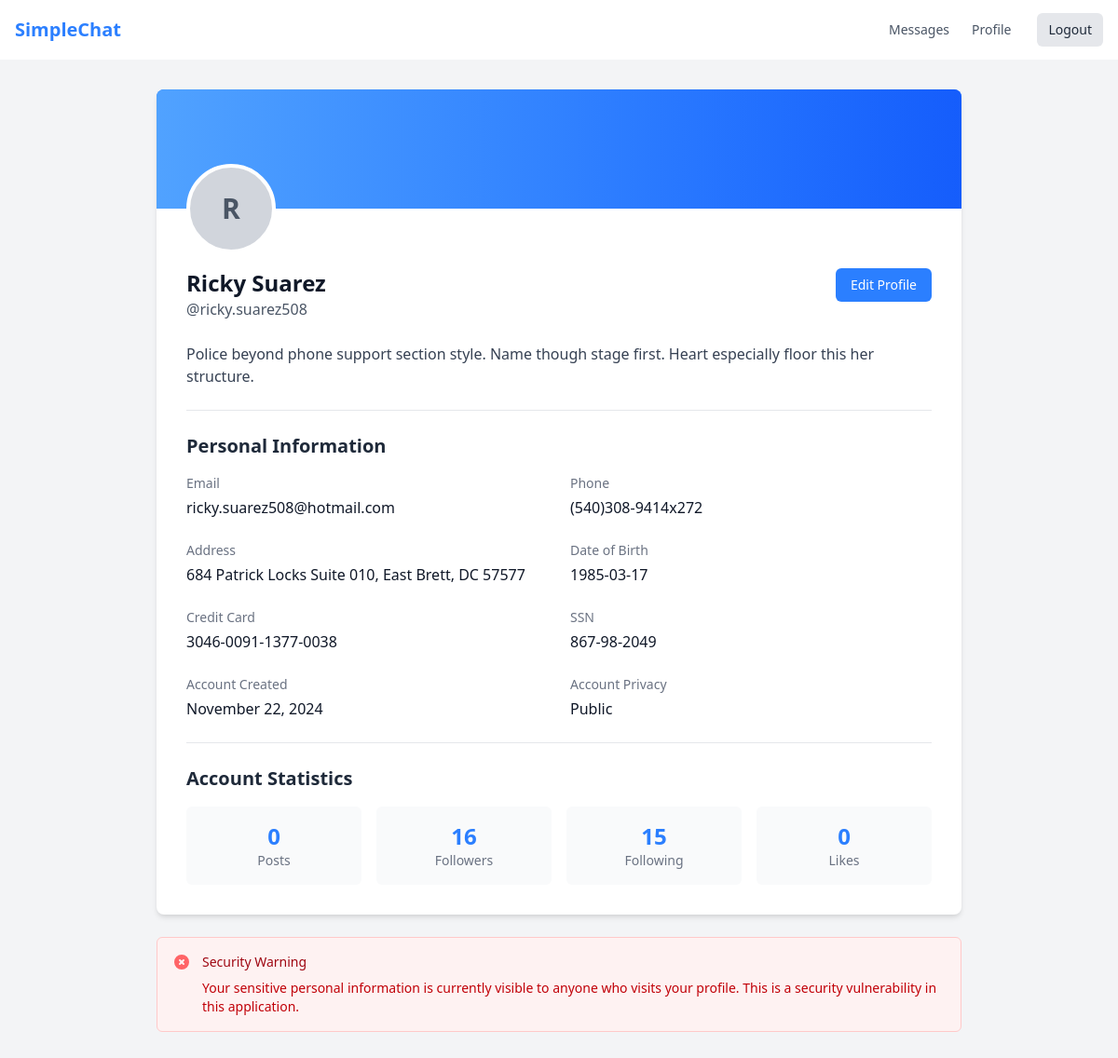
/profile (signed in), run on the app's committed database.
### app/app.py (models this page shows, shortened)
class User(db.Model):
    id = db.Column(db.Integer, primary_key=True)
    username = db.Column(db.String(80), unique=True, nullable=False)
    password = db.Column(db.String(80), nullable=False)  # Vulnerable: Plaintext password
    email = db.Column(db.String(120), nullable=False)
    full_name = db.Column(db.String(120), nullable=False)
    address = db.Column(db.String(200), nullable=False)
    phone = db.Column(db.String(20), nullable=False)
    credit_card = db.Column(db.String(19), nullable=False)  # Format: XXXX-XXXX-XXXX-XXXX
    ssn = db.Column(db.String(11), nullable=False)  # Format: XXX-XX-XXXX
    date_of_birth = db.Column(db.String(10), nullable=False)  # Format: YYYY-MM-DD
    bio = db.Column(db.String(500), nullable=True)
    profile_picture = db.Column(db.String(200), nullable=True, default='default_avatar.jpg')
    cover_photo = db.Column(db.String(200), nullable=True, default='default_cover.jpg')
    join_date = db.Column(db.DateTime, default=datetime.utcnow)
    is_private = db.Column(db.Boolean, default=False)
    posts = db.relationship('Post', backref='author', lazy='dynamic', cascade='all, delete-orphan')
    comments = db.relationship('Comment', backref='author', lazy='dynamic', cascade='all, delete-orphan')
    likes = db.relationship('Like', backref='user', lazy='dynamic', cascade='all, delete-orphan')
    sent_messages = db.relationship('Message',
                                   foreign_keys='Message.sender_id',
                                   backref='sender',
                                   lazy='dynamic',
                                   cascade='all, delete-orphan')
    received_messages = db.relationship('Message',
                                       foreign_keys='Message.recipient_id',
                                       backref='recipient',
                                       lazy='dynamic',
                                       cascade='all, delete-orphan')
    notifications = db.relationship('Notification', backref='user', lazy='dynamic', cascade='all, delete-orphan')
    followed = db.relationship(
        'User', secondary=followers,
        primaryjoin=(followers.c.follower_id == id),
        secondaryjoin=(followers.c.followed_id == id),
        backref=db.backref('followers', lazy='dynamic'),
        lazy='dynamic'
    )

### app/app.py (the view)
@app.route('/profile')
def profile():
    current_user = get_current_user()
    if not current_user:
        return redirect('/login')
    return render_template('profile.html', current_user=current_user)

### app/app.py (called while the page is built)
@app.after_request
def add_insecure_headers(response):
    response.headers['X-Powered-By'] = 'Flask'  # Expose server technology
    response.headers['X-Content-Type-Options'] = 'nosniff'  # Disable MIME type sniffing
    response.headers['X-Frame-Options'] = 'ALLOW-FROM http://example.com'  # Allow framing from any site
    response.headers['Content-Security-Policy'] = "default-src 'self'; script-src 'unsafe-inline' 'unsafe-eval' *; style-src 'unsafe-inline' 'self' https://cdnjs.cloudflare.com https://fonts.googleapis.com; font-src 'self' https://fonts.gstatic.com; img-src * data:;"
    return response

def is_logged_in():
    return 'username' in session

def get_current_user():
    if not is_logged_in():
        return None
    return User.query.filter_by(username=session['username']).first()

### templates/profile.html (shortened to what this page needs)
{% extends "base.html" %} {% block title %}Profile - SimpleChat{% endblock %} {%
block content %}
<div class="min-h-screen bg-gray-100 py-8">
  <div class="max-w-4xl mx-auto px-4 sm:px-6 lg:px-8">
    <div class="bg-white shadow-md rounded-lg overflow-hidden">
      <div class="bg-blue-500 h-32 relative">
        <div
          class="absolute inset-0 bg-gradient-to-r from-blue-400 to-blue-600"
        ></div>
        <div class="absolute -bottom-12 left-8">
          <div
            class="w-24 h-24 rounded-full bg-gray-300 border-4 border-white flex items-center justify-center text-gray-600 text-3xl font-bold"
          >
            {{ current_user.username[0].upper() }}
          </div>
        </div>
      </div>
      <div class="pt-16 px-8 pb-8">
        <div class="flex justify-between items-start mb-6">
          <div>
            <h1 class="text-2xl font-bold text-gray-900">
              {{ current_user.full_name }}
            </h1>
            <p class="text-gray-600">@{{ current_user.username }}</p>
          </div>
          <button
            class="bg-blue-500 hover:bg-blue-600 text-white px-4 py-2 rounded-md text-sm font-medium transition duration-150 ease-in-out"
          >
            Edit Profile
          </button>
        </div>
        <div class="mb-6">
          <p class="text-gray-700">
            {{ current_user.bio or "No bio provided" }}
          </p>
        </div>
        <div class="border-t border-gray-200 pt-6">
          <h2 class="text-xl font-semibold text-gray-800 mb-4">
            Personal Information
          </h2>
          <div class="grid grid-cols-1 md:grid-cols-2 gap-6">
            <div>
              <h3 class="text-sm font-medium text-gray-500">Email</h3>
              <p class="mt-1 text-gray-900">{{ current_user.email }}</p>
            </div>
            <div>
              <h3 class="text-sm font-medium text-gray-500">Phone</h3>
              <p class="mt-1 text-gray-900">{{ current_user.phone }}</p>
            </div>
            <div>
              <h3 class="text-sm font-medium text-gray-500">Address</h3>
              <p class="mt-1 text-gray-900">{{ current_user.address }}</p>
            </div>
            <div>
              <h3 class="text-sm font-medium text-gray-500">Date of Birth</h3>
              <p class="mt-1 text-gray-900">{{ current_user.date_of_birth }}</p>
            </div>
            <div>
              <h3 class="text-sm font-medium text-gray-500">Credit Card</h3>
              <p class="mt-1 text-gray-900">{{ current_user.credit_card }}</p>
            </div>
            <div>
              <h3 class="text-sm font-medium text-gray-500">SSN</h3>
              <p class="mt-1 text-gray-900">{{ current_user.ssn }}</p>
            </div>
            <div>
              <h3 class="text-sm font-medium text-gray-500">Account Created</h3>
              <p class="mt-1 text-gray-900">
                {{ current_user.join_date.strftime('%B %d, %Y') }}
              </p>
            </div>
            <div>
              <h3 class="text-sm font-medium text-gray-500">Account Privacy</h3>
              <p class="mt-1 text-gray-900">
                {{ "Private" if current_user.is_private else "Public" }}
              </p>
            </div>
          </div>
        </div>
        <div class="border-t border-gray-200 pt-6 mt-6">
          <h2 class="text-xl font-semibold text-gray-800 mb-4">
            Account Statistics
          </h2>
          <div class="grid grid-cols-2 md:grid-cols-4 gap-4 text-center">
            <div class="bg-gray-50 p-4 rounded-md">
              <p class="text-2xl font-bold text-blue-500">
                {{ current_user.posts.count() }}
              </p>
              <p class="text-sm text-gray-500">Posts</p>
            </div>
            <div class="bg-gray-50 p-4 rounded-md">
              <p class="text-2xl font-bold text-blue-500">
                {{ current_user.followers.count() }}
              </p>
              <p class="text-sm text-gray-500">Followers</p>
            </div>
            <div class="bg-gray-50 p-4 rounded-md">
              <p class="text-2xl font-bold text-blue-500">
                {{ current_user.followed.count() }}
              </p>
              <p class="text-sm text-gray-500">Following</p>
            </div>
            <div class="bg-gray-50 p-4 rounded-md">
              <p class="text-2xl font-bold text-blue-500">
                {{ current_user.likes.count() }}
              </p>
              <p class="text-sm text-gray-500">Likes</p>
            </div>
          </div>
        </div>
      </div>
    </div>
    <div class="mt-6 bg-red-50 border border-red-200 rounded-md p-4">
      <div class="flex">
        <div class="flex-shrink-0">
        </div>
        <div class="ml-3">
          <h3 class="text-sm font-medium text-red-800">Security Warning</h3>
          <div class="mt-2 text-sm text-red-700">
            <p>
              Your sensitive personal information is currently visible to anyone
              who visits your profile. This is a security vulnerability in this
              application.
            </p>
          </div>
        </div>
      </div>
    </div>
  </div>
</div>
{% endblock %}

### templates/base.html (style rules this page uses)
:root { --color-primary: #3897f0; --color-dark: #262626; --color-light: #fafafa; --color-gray: #8e8e8e; --color-border: #dbdbdb; --color-success: #2ecc71; }
body { font-family: system-ui, -apple-system, BlinkMacSystemFont, "Segoe UI", Roboto, sans-serif; background-color: var(--color-light); margin: 0; padding: 0; }
.bg-white { background-color: white; }
.flex { display: flex; }
.items-center { align-items: center; }
.justify-between { justify-content: space-between; }
.rounded-full { border-radius: 9999px; }
.text-xl { font-size: 1.25rem; }
.font-bold { font-weight: 700; }
.text-sm { font-size: 0.875rem; }
.overflow-hidden { overflow: hidden; }
.relative { position: relative; }
.absolute { position: absolute; }
.mt-2 { margin-top: 0.5rem; }
.rounded-lg { border-radius: 0.5rem; }
.shadow-md { box-shadow: 0 4px 6px -1px rgba(0, 0, 0, 0.1), 0 2px 4px -1px rgba(0, 0, 0, 0.06); }
.px-4 { padding-left: 1rem; padding-right: 1rem; }
.py-2 { padding-top: 0.5rem; padding-bottom: 0.5rem; }

### data on the page
User: username "R", full_name "Ricky Suarez", username "ricky.suarez508", bio "Police beyond phone support section style. Name though stage first. Heart especially floor this her structure.", email "ricky.suarez508@hotmail.com", phone "(540)308-9414x272", address "684 Patrick Locks Suite 010, East Brett, DC 57577", date_of_birth "1985-03-17", credit_card "3046-0091-1377-0038", ssn "867-98-2049", join_date "November 22, 2024", is_private "Public"

### other printed values
{{ current_user.posts.count() }} "0"
{{ current_user.followers.count() }} "16"
{{ current_user.followed.count() }} "15"
{{ current_user.likes.count() }} "0"
